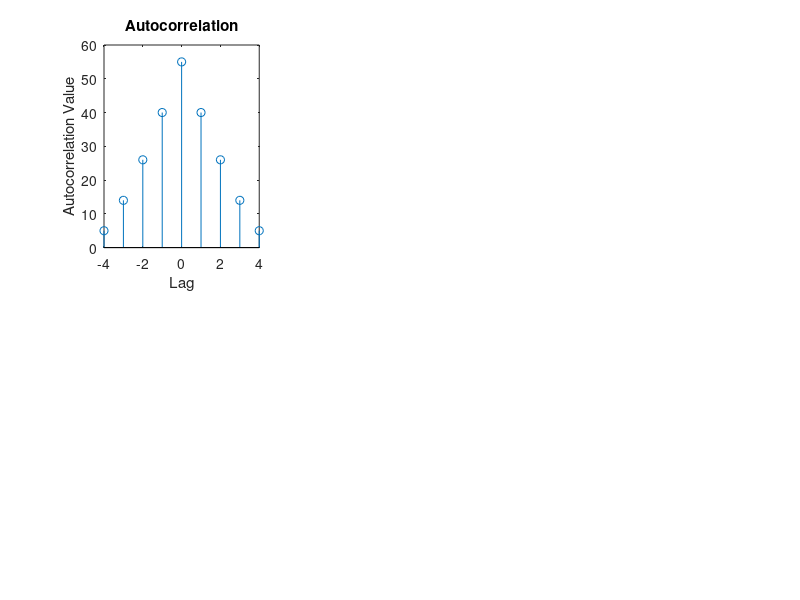

Recreate this plot in MATLAB.
clc;
clear all;
close all;
x = [1, 2, 3, 4, 5];
N = length(x); % Length of the signal
autocorr_value = zeros(1, 9);

lag_values = -4:4;

for lag_idx = 1:length(lag_values)
    lag = lag_values(lag_idx);
    autocorr_sum = 0;
    for n = 1:N
        n_lag = n - lag;
        if n_lag >= 1 && n_lag <= N
            autocorr_sum = autocorr_sum + x(n) * x(n_lag);
        end
    end
    autocorr_value(lag_idx) = autocorr_sum;
end

% Display the autocorrelation values
subplot(2, 3, 1);
stem(lag_values, autocorr_value); % Using 'stem' to display discrete values
title('Autocorrelation');
xlabel('Lag');
ylabel('Autocorrelation Value');
